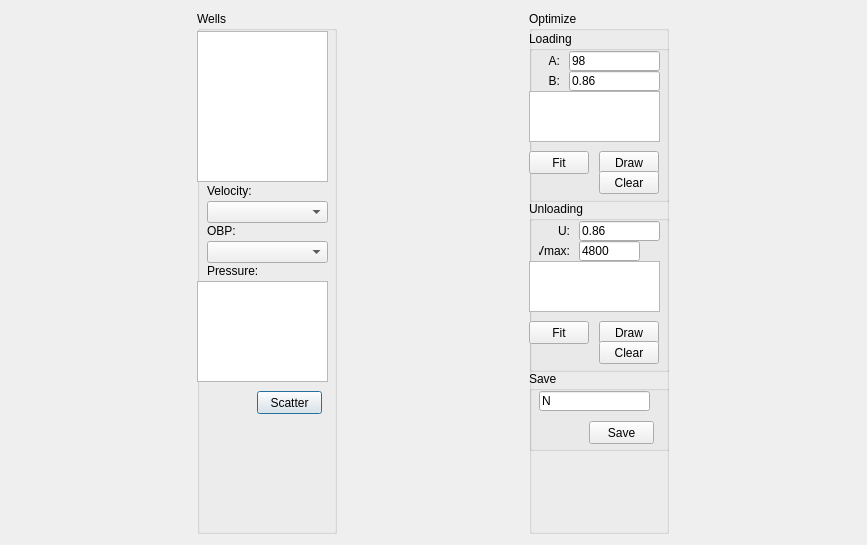
<?xml version="1.0" encoding="UTF-8"?>
<ui version="4.0">
 <class>optimize_bowers_Dialog</class>
 <widget class="QDialog" name="optimize_bowers_Dialog">
  <property name="geometry">
   <rect>
    <x>0</x>
    <y>0</y>
    <width>867</width>
    <height>545</height>
   </rect>
  </property>
  <property name="windowTitle">
   <string>Optimize Bowers</string>
  </property>
  <layout class="QHBoxLayout" name="horizontalLayout">
   <item>
    <widget class="QGroupBox" name="groupBox">
     <property name="sizePolicy">
      <sizepolicy hsizetype="Fixed" vsizetype="Expanding">
       <horstretch>0</horstretch>
       <verstretch>0</verstretch>
      </sizepolicy>
     </property>
     <property name="minimumSize">
      <size>
       <width>140</width>
       <height>0</height>
      </size>
     </property>
     <property name="maximumSize">
      <size>
       <width>140</width>
       <height>16777215</height>
      </size>
     </property>
     <property name="title">
      <string>Wells</string>
     </property>
     <widget class="QListWidget" name="well_listWidget">
      <property name="geometry">
       <rect>
        <x>0</x>
        <y>20</y>
        <width>131</width>
        <height>151</height>
       </rect>
      </property>
     </widget>
     <widget class="QLabel" name="label_5">
      <property name="geometry">
       <rect>
        <x>10</x>
        <y>170</y>
        <width>51</width>
        <height>20</height>
       </rect>
      </property>
      <property name="text">
       <string>Velocity:</string>
      </property>
     </widget>
     <widget class="QComboBox" name="velocity_comboBox">
      <property name="geometry">
       <rect>
        <x>10</x>
        <y>190</y>
        <width>121</width>
        <height>22</height>
       </rect>
      </property>
     </widget>
     <widget class="QLabel" name="label_7">
      <property name="geometry">
       <rect>
        <x>10</x>
        <y>250</y>
        <width>51</width>
        <height>20</height>
       </rect>
      </property>
      <property name="text">
       <string>Pressure:</string>
      </property>
     </widget>
     <widget class="QLabel" name="label_6">
      <property name="geometry">
       <rect>
        <x>10</x>
        <y>210</y>
        <width>51</width>
        <height>20</height>
       </rect>
      </property>
      <property name="text">
       <string>OBP:</string>
      </property>
     </widget>
     <widget class="QComboBox" name="obp_comboBox">
      <property name="geometry">
       <rect>
        <x>10</x>
        <y>230</y>
        <width>121</width>
        <height>22</height>
       </rect>
      </property>
     </widget>
     <widget class="QPushButton" name="scatter_Button">
      <property name="geometry">
       <rect>
        <x>60</x>
        <y>380</y>
        <width>65</width>
        <height>23</height>
       </rect>
      </property>
      <property name="text">
       <string>Scatter</string>
      </property>
     </widget>
     <widget class="QListWidget" name="pres_listWidget">
      <property name="geometry">
       <rect>
        <x>0</x>
        <y>270</y>
        <width>131</width>
        <height>101</height>
       </rect>
      </property>
     </widget>
    </widget>
   </item>
   <item>
    <widget class="QGroupBox" name="groupBox_4">
     <property name="sizePolicy">
      <sizepolicy hsizetype="Fixed" vsizetype="Expanding">
       <horstretch>0</horstretch>
       <verstretch>0</verstretch>
      </sizepolicy>
     </property>
     <property name="minimumSize">
      <size>
       <width>140</width>
       <height>0</height>
      </size>
     </property>
     <property name="maximumSize">
      <size>
       <width>140</width>
       <height>16777215</height>
      </size>
     </property>
     <property name="title">
      <string>Optimize</string>
     </property>
     <widget class="QGroupBox" name="groupBox_2">
      <property name="geometry">
       <rect>
        <x>0</x>
        <y>360</y>
        <width>141</width>
        <height>80</height>
       </rect>
      </property>
      <property name="title">
       <string>Save</string>
      </property>
      <widget class="QPushButton" name="save_Button">
       <property name="geometry">
        <rect>
         <x>60</x>
         <y>50</y>
         <width>65</width>
         <height>23</height>
        </rect>
       </property>
       <property name="text">
        <string>Save</string>
       </property>
      </widget>
      <widget class="QLineEdit" name="lineEdit">
       <property name="geometry">
        <rect>
         <x>10</x>
         <y>20</y>
         <width>111</width>
         <height>20</height>
        </rect>
       </property>
       <property name="text">
        <string>N</string>
       </property>
      </widget>
     </widget>
     <widget class="QGroupBox" name="groupBox_3">
      <property name="geometry">
       <rect>
        <x>0</x>
        <y>20</y>
        <width>141</width>
        <height>171</height>
       </rect>
      </property>
      <property name="title">
       <string>Loading</string>
      </property>
      <widget class="QPushButton" name="fit_loading_Button">
       <property name="geometry">
        <rect>
         <x>0</x>
         <y>120</y>
         <width>60</width>
         <height>23</height>
        </rect>
       </property>
       <property name="text">
        <string>Fit</string>
       </property>
      </widget>
      <widget class="QLineEdit" name="a_lineEdit">
       <property name="geometry">
        <rect>
         <x>40</x>
         <y>20</y>
         <width>91</width>
         <height>20</height>
        </rect>
       </property>
       <property name="text">
        <string>98</string>
       </property>
      </widget>
      <widget class="QLabel" name="label_12">
       <property name="geometry">
        <rect>
         <x>11</x>
         <y>20</y>
         <width>20</width>
         <height>20</height>
        </rect>
       </property>
       <property name="text">
        <string>A:</string>
       </property>
       <property name="alignment">
        <set>Qt::AlignRight|Qt::AlignTrailing|Qt::AlignVCenter</set>
       </property>
      </widget>
      <widget class="QLabel" name="label_13">
       <property name="geometry">
        <rect>
         <x>11</x>
         <y>40</y>
         <width>20</width>
         <height>20</height>
        </rect>
       </property>
       <property name="text">
        <string>B:</string>
       </property>
       <property name="alignment">
        <set>Qt::AlignRight|Qt::AlignTrailing|Qt::AlignVCenter</set>
       </property>
      </widget>
      <widget class="QLineEdit" name="b_lineEdit">
       <property name="geometry">
        <rect>
         <x>40</x>
         <y>40</y>
         <width>91</width>
         <height>20</height>
        </rect>
       </property>
       <property name="text">
        <string>0.86</string>
       </property>
      </widget>
      <widget class="QPushButton" name="draw_loading_Button">
       <property name="geometry">
        <rect>
         <x>70</x>
         <y>120</y>
         <width>60</width>
         <height>23</height>
        </rect>
       </property>
       <property name="text">
        <string>Draw</string>
       </property>
      </widget>
      <widget class="QPushButton" name="clear_loading_Button">
       <property name="geometry">
        <rect>
         <x>70</x>
         <y>140</y>
         <width>60</width>
         <height>23</height>
        </rect>
       </property>
       <property name="text">
        <string>Clear</string>
       </property>
      </widget>
      <widget class="QTextEdit" name="loading_textEdit">
       <property name="geometry">
        <rect>
         <x>0</x>
         <y>60</y>
         <width>131</width>
         <height>51</height>
        </rect>
       </property>
       <property name="frameShadow">
        <enum>QFrame::Plain</enum>
       </property>
       <property name="horizontalScrollBarPolicy">
        <enum>Qt::ScrollBarAsNeeded</enum>
       </property>
       <property name="lineWrapMode">
        <enum>QTextEdit::NoWrap</enum>
       </property>
       <property name="readOnly">
        <bool>true</bool>
       </property>
      </widget>
     </widget>
     <widget class="QGroupBox" name="groupBox_5">
      <property name="geometry">
       <rect>
        <x>0</x>
        <y>190</y>
        <width>141</width>
        <height>171</height>
       </rect>
      </property>
      <property name="title">
       <string>Unloading</string>
      </property>
      <widget class="QPushButton" name="fit_unloading_Button">
       <property name="geometry">
        <rect>
         <x>0</x>
         <y>120</y>
         <width>60</width>
         <height>23</height>
        </rect>
       </property>
       <property name="text">
        <string>Fit</string>
       </property>
      </widget>
      <widget class="QLabel" name="label_14">
       <property name="geometry">
        <rect>
         <x>10</x>
         <y>20</y>
         <width>31</width>
         <height>20</height>
        </rect>
       </property>
       <property name="text">
        <string>U:</string>
       </property>
       <property name="alignment">
        <set>Qt::AlignRight|Qt::AlignTrailing|Qt::AlignVCenter</set>
       </property>
      </widget>
      <widget class="QLineEdit" name="vmax_lineEdit">
       <property name="geometry">
        <rect>
         <x>50</x>
         <y>40</y>
         <width>61</width>
         <height>20</height>
        </rect>
       </property>
       <property name="text">
        <string>4800</string>
       </property>
      </widget>
      <widget class="QLineEdit" name="u_lineEdit">
       <property name="geometry">
        <rect>
         <x>50</x>
         <y>20</y>
         <width>81</width>
         <height>20</height>
        </rect>
       </property>
       <property name="text">
        <string>0.86</string>
       </property>
      </widget>
      <widget class="QLabel" name="label_15">
       <property name="geometry">
        <rect>
         <x>10</x>
         <y>40</y>
         <width>31</width>
         <height>20</height>
        </rect>
       </property>
       <property name="text">
        <string>Vmax:</string>
       </property>
       <property name="alignment">
        <set>Qt::AlignRight|Qt::AlignTrailing|Qt::AlignVCenter</set>
       </property>
      </widget>
      <widget class="QPushButton" name="draw_unloading_Button">
       <property name="geometry">
        <rect>
         <x>70</x>
         <y>120</y>
         <width>60</width>
         <height>23</height>
        </rect>
       </property>
       <property name="text">
        <string>Draw</string>
       </property>
      </widget>
      <widget class="QPushButton" name="clear_unloading_Button">
       <property name="geometry">
        <rect>
         <x>70</x>
         <y>140</y>
         <width>60</width>
         <height>23</height>
        </rect>
       </property>
       <property name="text">
        <string>Clear</string>
       </property>
      </widget>
      <widget class="QTextEdit" name="unloading_textEdit">
       <property name="geometry">
        <rect>
         <x>0</x>
         <y>60</y>
         <width>131</width>
         <height>51</height>
        </rect>
       </property>
       <property name="frameShadow">
        <enum>QFrame::Plain</enum>
       </property>
       <property name="horizontalScrollBarPolicy">
        <enum>Qt::ScrollBarAsNeeded</enum>
       </property>
       <property name="lineWrapMode">
        <enum>QTextEdit::NoWrap</enum>
       </property>
       <property name="readOnly">
        <bool>true</bool>
       </property>
      </widget>
     </widget>
    </widget>
   </item>
  </layout>
 </widget>
 <resources/>
 <connections/>
</ui>
